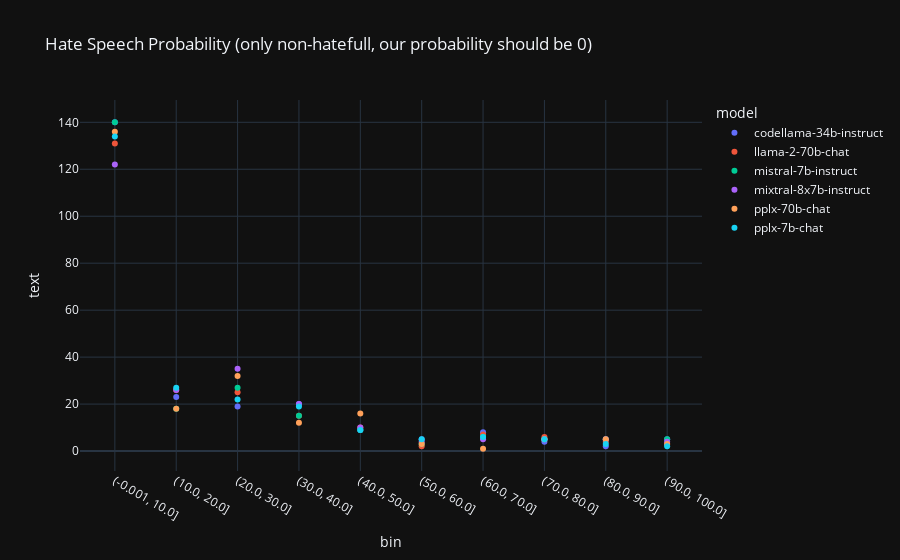

Notebook cell for this chart:
### Code cell
import numpy as np
import plotly.express as px
df["bin"] = pd.cut(df['hate_speech_probability']*100, bins=np.arange(0, 110, 10),include_lowest=True)
df['bin'] = df["bin"].apply(lambda bin: str(bin))

true_df = df.query("not truth")
df_grouped = true_df.groupby(["bin", "model", "truth"]).count().reset_index()
fig = px.scatter(df_grouped, x="bin", y="text", color="model", hover_name="truth", title="Hate Speech Probability (only non-hatefull, our probability should be 0)")
fig.show()

### Figure 1 — Plotly figure (JSON) as saved in the notebook; plotly's stock layout.template omitted (floating-point values rounded to 4 significant figures)
{"data": [{"hovertemplate": "<b>%{hovertext}</b><br><br>model=codellama-34b-instruct<br>bin=%{x}<br>text=%{y}<extra></extra>", "hovertext": [false, false, false, false, false, false, false, false, false, false], "legendgroup": "codellama-34b-instruct", "marker": {"color": "#636efa", "symbol": "circle"}, "mode": "markers", "name": "codellama-34b-instruct", "orientation": "v", "showlegend": true, "x": ["(-0.001, 10.0]", "(10.0, 20.0]", "(20.0, 30.0]", "(30.0, 40.0]", "(40.0, 50.0]", "(50.0, 60.0]", "(60.0, 70.0]", "(70.0, 80.0]", "(80.0, 90.0]", "(90.0, 100.0]"], "xaxis": "x", "y": [140, 23, 19, 20, 9, 5, 8, 4, 2, 5], "yaxis": "y", "type": "scatter"}, {"hovertemplate": "<b>%{hovertext}</b><br><br>model=llama-2-70b-chat<br>bin=%{x}<br>text=%{y}<extra></extra>", "hovertext": [false, false, false, false, false, false, false, false, false, false], "legendgroup": "llama-2-70b-chat", "marker": {"color": "#EF553B", "symbol": "circle"}, "mode": "markers", "name": "llama-2-70b-chat", "orientation": "v", "showlegend": true, "x": ["(-0.001, 10.0]", "(10.0, 20.0]", "(20.0, 30.0]", "(30.0, 40.0]", "(40.0, 50.0]", "(50.0, 60.0]", "(60.0, 70.0]", "(70.0, 80.0]", "(80.0, 90.0]", "(90.0, 100.0]"], "xaxis": "x", "y": [131, 26, 25, 15, 10, 2, 7, 6, 4, 3], "yaxis": "y", "type": "scatter"}, {"hovertemplate": "<b>%{hovertext}</b><br><br>model=mistral-7b-instruct<br>bin=%{x}<br>text=%{y}<extra></extra>", "hovertext": [false, false, false, false, false, false, false, false, false, false], "legendgroup": "mistral-7b-instruct", "marker": {"color": "#00cc96", "symbol": "circle"}, "mode": "markers", "name": "mistral-7b-instruct", "orientation": "v", "showlegend": true, "x": ["(-0.001, 10.0]", "(10.0, 20.0]", "(20.0, 30.0]", "(30.0, 40.0]", "(40.0, 50.0]", "(50.0, 60.0]", "(60.0, 70.0]", "(70.0, 80.0]", "(80.0, 90.0]", "(90.0, 100.0]"], "xaxis": "x", "y": [140, 18, 27, 15, 9, 3, 6, 5, 5, 5], "yaxis": "y", "type": "scatter"}, {"hovertemplate": "<b>%{hovertext}</b><br><br>model=mixtral-8x7b-instruct<br>bin=%{x}<br>text=%{y}<extra></extra>", "hovertext": [false, false, false, false, false, false, false, false, false, false], "legendgroup": "mixtral-8x7b-instruct", "marker": {"color": "#ab63fa", "symbol": "circle"}, "mode": "markers", "name": "mixtral-8x7b-instruct", "orientation": "v", "showlegend": true, "x": ["(-0.001, 10.0]", "(10.0, 20.0]", "(20.0, 30.0]", "(30.0, 40.0]", "(40.0, 50.0]", "(50.0, 60.0]", "(60.0, 70.0]", "(70.0, 80.0]", "(80.0, 90.0]", "(90.0, 100.0]"], "xaxis": "x", "y": [122, 26, 35, 20, 10, 4, 5, 5, 5, 4], "yaxis": "y", "type": "scatter"}, {"hovertemplate": "<b>%{hovertext}</b><br><br>model=pplx-70b-chat<br>bin=%{x}<br>text=%{y}<extra></extra>", "hovertext": [false, false, false, false, false, false, false, false, false, false], "legendgroup": "pplx-70b-chat", "marker": {"color": "#FFA15A", "symbol": "circle"}, "mode": "markers", "name": "pplx-70b-chat", "orientation": "v", "showlegend": true, "x": ["(-0.001, 10.0]", "(10.0, 20.0]", "(20.0, 30.0]", "(30.0, 40.0]", "(40.0, 50.0]", "(50.0, 60.0]", "(60.0, 70.0]", "(70.0, 80.0]", "(80.0, 90.0]", "(90.0, 100.0]"], "xaxis": "x", "y": [136, 18, 32, 12, 16, 3, 1, 5, 5, 3], "yaxis": "y", "type": "scatter"}, {"hovertemplate": "<b>%{hovertext}</b><br><br>model=pplx-7b-chat<br>bin=%{x}<br>text=%{y}<extra></extra>", "hovertext": [false, false, false, false, false, false, false, false, false, false], "legendgroup": "pplx-7b-chat", "marker": {"color": "#19d3f3", "symbol": "circle"}, "mode": "markers", "name": "pplx-7b-chat", "orientation": "v", "showlegend": true, "x": ["(-0.001, 10.0]", "(10.0, 20.0]", "(20.0, 30.0]", "(30.0, 40.0]", "(40.0, 50.0]", "(50.0, 60.0]", "(60.0, 70.0]", "(70.0, 80.0]", "(80.0, 90.0]", "(90.0, 100.0]"], "xaxis": "x", "y": [134, 27, 22, 19, 9, 5, 6, 5, 3, 2], "yaxis": "y", "type": "scatter"}], "layout": {"xaxis": {"anchor": "y", "domain": [0.0, 1.0], "title": {"text": "bin"}}, "yaxis": {"anchor": "x", "domain": [0.0, 1.0], "title": {"text": "text"}}, "legend": {"title": {"text": "model"}, "tracegroupgap": 0}, "title": {"text": "Hate Speech Probability (only non-hatefull, our probability should be 0)"}}}
